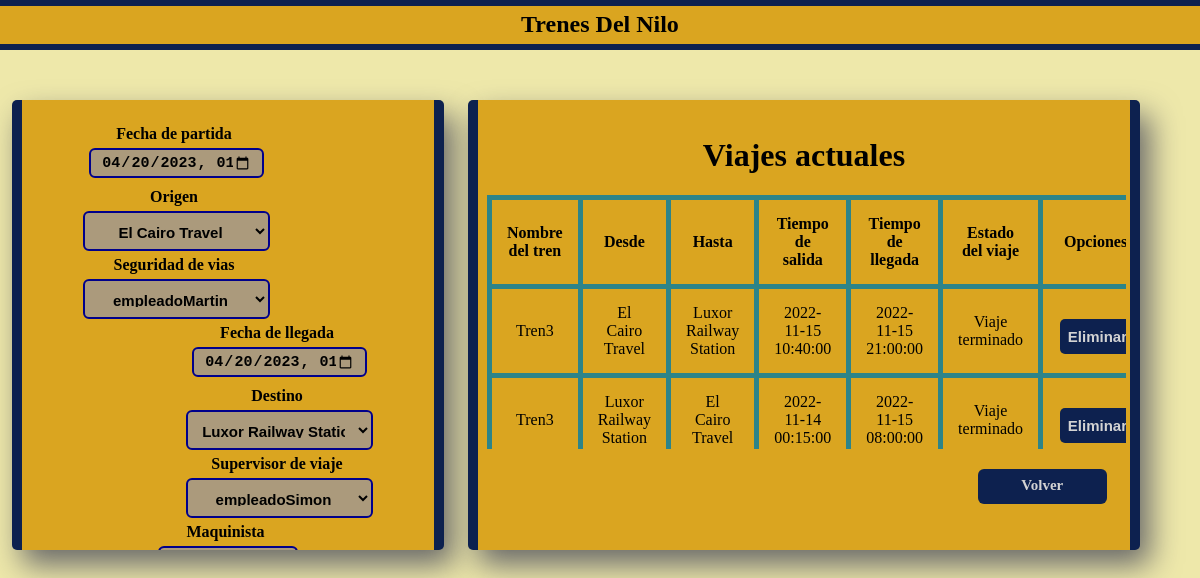
The app's page /Viajes.php with its own data.
### tables this page shows
CREATE TABLE `viajes` (
  `cod_Viaje` int(5) NOT NULL,
  `fecha_Hora_Partida` datetime NOT NULL,
  `fecha_Hora_Llegada` datetime NOT NULL,
  `nombre_Origen` varchar(50) NOT NULL,
  `nombre_Destino` varchar(50) NOT NULL,
  `cod_Tren` varchar(20) NOT NULL,
  `terminado` enum('Terminado','En_proceso','No_iniciado') NOT NULL,
  `Supervisor_de_Viajes` varchar(50) NOT NULL,
  `Encargado_Seguridad` varchar(50) NOT NULL,
  `Maquinista` varchar(50) NOT NULL
);

CREATE TABLE `trenes` (
  `matricula` varchar(20) NOT NULL,
  `nombre` varchar(50) NOT NULL,
  `descripcion` varchar(200) NOT NULL,
  `activo` bit(1) NOT NULL
);

### Viajes.php (the view, shortened to what this page needs)
<?php
	include("conexion.php");
?>
<!DOCTYPE html>
<html>
<head>
	<link rel="stylesheet" type="text/css" href="webCSS.css">
</head>
<body>
	<nav id="barraTrenes">
		<h1 id="h1BarraLogin"><a href="index.php">Trenes Del Nilo</a></h1>
	</nav>
	<div>
			<form method="POST" action="Viajes.php" id="formviajes">
							<?php
								$fechaHoy = date('Y-m-d');
								$horaHoy = date('H:i');
								if(isset($_POST["editViaje"])){
									$codViaje = $_POST["codViaje"];
									$origen = $_POST["origen"];
									$destino = $_POST["destino"];
									$horaPartida = $_POST["horaPartida"];
									$horaLlegada = $_POST["horaLlegada"];
									$matricula = $_POST["matricula"];
									?>
								<div class="Columna1">
								<label class="labelViajes">Fecha de partida</label><input type="datetime-local" name="fechaPartidaI" value="<?php echo $horaPartida; ?>"
								min="<?php echo $fechaHoy.'T'.$horaHoy; ?>" class="inputViajes" id="fechaPart">
								<label class="labelViajes">Origen</label>
														<select name="origenI" class="selectViajesC" value="<?php echo $origen; ?>" id="OrigenE">
															<option name="El Cairo Travel">El Cairo Travel</option>
															<option name="Luxor Railway Station">Luxor Railway Station</option>
														</select>
								<label class="labelViajes">Seguridad de vias</label><select name="SeguridadI" class="selectViajesC">
													<?php $consultaSegu = mysqli_query($conexion,"SELECT usuario FROM usuarios WHERE tipo_Usuario = 'Seguridad de vias';");
														  $resSegu = mysqli_num_rows($consultaSegu);
														  if($resSegu != 0){
														  	for($i = 0; $i < $resSegu;$i++){
														  		$Segus = mysqli_fetch_array($consultaSegu);
														  		$usuari = $Segus['usuario'];
														  		?><option name="<?php echo $usuari; ?>"><?php echo $usuari; ?></option><?php
														  	}
														  }
													?>
												</select>
								</div>
								<div class="Columna2">
								<label class="labelViajes">Fecha de llegada</label><input type="datetime-local" name="fechaLlegadaI" value="<?php echo $horaLlegada; ?>"
								min="<?php echo $fechaHoy.'T'.$horaHoy; ?>" class="inputViajes" id="fechaLleg">
								<label class="labelViajes">Destino</label>
														<select name="destinoI" class="selectViajesC" value="<?php echo $origen; ?>" id="DestinoE">
															<option name="Luxor Railway Station">Luxor Railway Station</option>
															<option name="El Cairo Travel">El Cairo Travel</option>
														</select>
								<label class="labelViajes">Supervisor de viaje</label><select name="SupervisorBoleI" class="selectViajesC">
													<?php $consultaSupBole = mysqli_query($conexion,"SELECT usuario FROM usuarios WHERE tipo_Usuario = 'Supervisor de boletos';");
														  $resSupBole = mysqli_num_rows($consultaSupBole);
														  if($resSupBole != 0){
														  	for($i = 0; $i < $resSupBole;$i++){
														  		$SupBoleteria = mysqli_fetch_array($consultaSupBole);
														  		$usuari = $SupBoleteria['usuario'];
														  		?><option name="<?php echo $usuari; ?>"><?php echo $usuari; ?></option><?php
														  	}
														  }
													?>
												</select>
								</div>
								<label class="labelViajes">Maquinista</label><select name="MaquinI" class="selectViajes">
													<?php $consultaMaqui = mysqli_query($conexion,"SELECT usuario FROM usuarios WHERE tipo_Usuario = 'Maquinista';");
														  $resMaqui = mysqli_num_rows($consultaMaqui);
														  if($resMaqui != 0){
														  	for($i = 0; $i < $resMaqui;$i++){
														  		$Maquina = mysqli_fetch_array($consultaMaqui);
														  		$usuari = $Maquina['usuario'];
														  		?><option name="<?php echo $usuari; ?>"><?php echo $usuari; ?></option><?php
														  	}
														  }
													?>
												</select>
								<label class="labelViajes">Tren</label><select name="trenesI" class="selectViajes" value="<?php echo $matricula; ?>">
															<?php $consultaTrenes = mysqli_query($conexion,"SELECT nombre,matricula FROM trenes;");
																  $resTren = mysqli_num_rows($consultaTrenes);
																  if($resTren != 0){
																  	for($i = 0; $i < $resTren;$i++){
																  		$tren = mysqli_fetch_array($consultaTrenes);
																  		$nomTren = $tren['nombre'];
																  		$matriTren = $tren['matricula'];
																  		?><option name="<?php echo $matriTren; ?>"><?php echo $matriTren; ?></option><?php
																  	}
																  }
															?>
														</select>
								<input type="hidden" name="codViaje" value="<?php echo $codViaje; ?>">
								<input type="submit" name="EditarViajes" id="EnviarViajes" value="Editar">
						<?php
							}else{
						?>
						<div class="Columna1">
							<label class="labelViajes">Fecha de partida</label><input type="datetime-local" name="fechaPartidaI" value="<?php echo $fechaHoy.'T'.$horaHoy; ?>"
						min="<?php echo $fechaHoy.'T'.$horaHoy; ?>" class="inputViajes" id="fechaPart">
						<label class="labelViajes">Origen</label><select name="origenI" class="selectViajesC" id="OrigenE">
													<option name="El Cairo Travel">El Cairo Travel</option>
												</select>
						<label class="labelViajes">Seguridad de vias</label><select name="SeguridadI" class="selectViajesC">
													<?php $consultaSegu = mysqli_query($conexion,"SELECT usuario FROM usuarios WHERE tipo_Usuario = 'Seguridad de vias';");
														  $resSegu = mysqli_num_rows($consultaSegu);
														  if($resSegu != 0){
														  	for($i = 0; $i < $resSegu;$i++){
														  		$Segus = mysqli_fetch_array($consultaSegu);
														  		$usuari = $Segus['usuario'];
														  		?><option name="<?php echo $usuari; ?>"><?php echo $usuari; ?></option><?php
														  	}
														  }
													?>
												</select>
						</div>
						<div class="Columna2">
							<label class="labelViajes">Fecha de llegada</label><input type="datetime-local" name="fechaLlegadaI" value="<?php echo $fechaHoy.'T'.$horaHoy; ?>"
						min="<?php echo $fechaHoy.'T'.$horaHoy; ?>" class="inputViajes" id="fechaLleg">
						<label class="labelViajes">Destino</label><select name="destinoI" class="selectViajesC" id="DestinoE">
													<option name="Luxor Railway Station">Luxor Railway Station</option>
												</select>
						<label class="labelViajes">Supervisor de viaje</label><select name="SupervisorBoleI" class="selectViajesC">
													<?php $consultaSupBole = mysqli_query($conexion,"SELECT usuario FROM usuarios WHERE tipo_Usuario = 'Supervisor de boletos';");
														  $resSupBole = mysqli_num_rows($consultaSupBole);
														  if($resSupBole != 0){
														  	for($i = 0; $i < $resSupBole;$i++){
														  		$SupBoleteria = mysqli_fetch_array($consultaSupBole);
														  		$usuari = $SupBoleteria['usuario'];
														  		?><option name="<?php echo $usuari; ?>"><?php echo $usuari; ?></option><?php
														  	}
														  }
													?>
												</select>
						</div>
						<label class="labelViajes">Maquinista</label><select name="MaquinI" class="selectViajes">
													<?php $consultaMaqui = mysqli_query($conexion,"SELECT usuario FROM usuarios WHERE tipo_Usuario = 'Maquinista';");
														  $resMaqui = mysqli_num_rows($consultaMaqui);
														  if($resMaqui != 0){
														  	for($i = 0; $i < $resMaqui;$i++){
														  		$Maquina = mysqli_fetch_array($consultaMaqui);
														  		$usuari = $Maquina['usuario'];
														  		?><option name="<?php echo $usuari; ?>"><?php echo $usuari; ?></option><?php
														  	}
														  }
													?>
												</select>
						<?php } ?>
		</form>
	</div>
	<div id="ContTablasViajes">
		<?php
		$consultaViajes = mysqli_query($conexion,"SELECT cod_Viaje,nombre_Origen,nombre_Destino,fecha_Hora_Partida,fecha_Hora_Llegada,trenes.nombre as 'nombreTren', NOW() as 'fechaActual',ADDDATE(fecha_Hora_Llegada, INTERVAL 1 HOUR) as 'NuevaPartida',ADDDATE(fecha_Hora_Llegada, INTERVAL 11 HOUR) as 'NuevaLlegada',trenes.matricula as 'matricula',terminado FROM viajes  JOIN trenes ON viajes.cod_Tren = trenes.matricula ORDER BY terminado DESC LIMIT 30;");
		?>
			<h1>Viajes actuales</h1>
			<table name="tablaConsultaCompra" class="tablas" id="tablaBoletosCompradosViajesAdmin">
				<thead>
					<tr>
						<th>Nombre del tren</th>
						<th>Desde</th>
						<th>Hasta</th>
						<th>Tiempo de salida</th>
						<th>Tiempo de llegada</th>
						<th>Estado del viaje</th>
						<th>Opciones</th>
					</tr>
				</thead>
		<?php
		$res = mysqli_num_rows($consultaViajes);
		if ($res != 0) {
			for($i = 0; $i < $res;$i++){
				$user = mysqli_fetch_array($consultaViajes);
				$tren = $user["nombreTren"];
				$origen = $user["nombre_Origen"];
				$destino = $user["nombre_Destino"];
				$horaPartida = $user["fecha_Hora_Partida"];
				$horaLlegada = $user["fecha_Hora_Llegada"];
				$fechaActual = $user["fechaActual"];
				?>
				<?php
				if($fechaActual < $horaLlegada AND $fechaActual > $horaPartida){
							?>
								<tbody>
									<tr>
										<td> <?php echo $tren;?> </td>
										<td> <?php echo $origen;?> </td>
										<td> <?php echo $destino;?> </td>
										<td> <?php echo $horaPartida;?> </td>
										<td> <?php echo $horaLlegada;?> </td>
										<td> Viaje en proceso</td>
									</tr>
							<?php
				}elseif($fechaActual >= $horaLlegada){
							?>
								<tr>
									<td> <?php echo $tren;?> </td>
									<td> <?php echo $origen;?> </td>
									<td> <?php echo $destino;?> </td>
									<td> <?php echo $horaPartida;?> </td>
									<td> <?php echo $horaLlegada;?> </td>
									<td> Viaje terminado</td>
									<td>
										<form method="POST" action="EliminarViaje.php">
											<input type="submit" name="elimViaje" class="elimbutViaje" value="Eliminar">
										</form>
									</td>
								</tr>
							<?php
				}
			}
		}
	?>			</tbody>
			</table>
			<a href="index.php" id="volverComprados">Volver</a>
	</div>
</body>
</html>

### webCSS.css (style rules this page uses)
* { margin: 0; padding: 0; box-sizing: border-box; }
body { background-color: palegoldenrod; font-family: Rockwell; }
a { color: black; text-decoration: none; }
#formviajes { float: left; width: 36%; height: 450px; background-color: goldenrod; margin: 0 auto; margin-top: 50px; margin-left: 1%; border-radius: 5px; box-shadow: 10px 15px 30px dimgrey; border-right: 10px solid #0D214F; border-left: 10px solid #0D214F; padding: 20px 30px; text-align: center; overflow: hidden; }
.inputViajes { clear: left; width: 70%; height: 30px; border-radius: 6px; padding: 10px; background-color: #ab9a7c; color: black; font-size: 15px; font-weight: bold; border: 2px solid darkblue; margin-bottom: 5px; }
.selectViajes { clear: left; width: 40%; height: 40px; border-radius: 6px; padding: 10px; background-color: #ab9a7c; color: black; font-size: 15px; font-weight: bold; border: 2px solid darkblue; text-align: center; }
.selectViajesC { clear: left; width: 75%; height: 40px; border-radius: 6px; padding: 10px; background-color: #ab9a7c; color: black; font-size: 15px; font-weight: bold; border: 2px solid darkblue; text-align: center; }
.labelViajes { clear: right; display: block; font-family: Rockwell; font-weight: bold; text-decoration: none; padding: 5px 15px; margin-right: 5px; }
.Columna1 { float: left; }
.Columna2 { float: right; }
.tablas { background-color: palegoldenrod; text-align: center; border-collapse: collapse; width: 100%; margin-top: 20px; }
.tablas th,.tablas td { padding: 15px; border:solid 5px #2D8489; }
.tablas thead { border-bottom: solid 5px red; }
.tablas tr { border-bottom: solid 5px; }
.elimbutViaje { width: 95%; height: 35px; background-color: #0D214F; color: lightgrey; text-decoration: none; font-size: 15px; font-weight: bold; text-align: center; margin-top: 10px; padding: 8px; box-sizing: border-box; border-radius: 5px; border-style: none; }
#tablaBoletosCompradosViajesAdmin { background-color: goldenrod; padding: 5px; margin-top: 1rem; width: 100%; height: 16.2rem; overflow: auto; display: block; }
#volverComprados { float: left; padding: 8px; width: 20%; height: 35px; margin-left: 77%; margin-top: 3%; font-size: 15px; font-weight: bold; border: none; border-radius: 6px; background-color: #0D214F; color: lightgrey; }
#ContTablasViajes { float: left; width: 56%; height: 450px; background-color: goldenrod; margin: 0 auto; margin-top: 50px; margin-left: 2%; border-radius: 5px; box-shadow: 10px 15px 30px dimgrey; border-right: 10px solid #0D214F; border-left: 10px solid #0D214F; text-align: center; padding: 37px 4px; overflow: hidden; }
#barraTrenes { background-color: goldenrod; width: 100%; height: 50px; margin: 0 auto; padding: 0; text-align: center; border-top: 6px solid #0D214F; border-bottom: 6px solid #0D214F; }
#h1BarraLogin { width: 100%; padding: 5px; }
#h1BarraLogin a { font-family: Rockwell; padding: 0 50px; }

### records on screen
viajes: cod_Tren.nombre "Tren3", nombre_Origen "El Cairo Travel", nombre_Destino "Luxor Railway Station", fecha_Hora_Partida "2022-11-15 10:40:00", fecha_Hora_Llegada "2022-11-15 21:00:00"
viajes: cod_Tren.nombre "Tren3", nombre_Origen "Luxor Railway Station", nombre_Destino "El Cairo Travel", fecha_Hora_Partida "2022-11-14 00:15:00", fecha_Hora_Llegada "2022-11-15 08:00:00"

### other values on screen
form field SeguridadI "empleadoMartin"
form field SupervisorBoleI "empleadoSimon"
form field MaquinI "empleadoIan"
